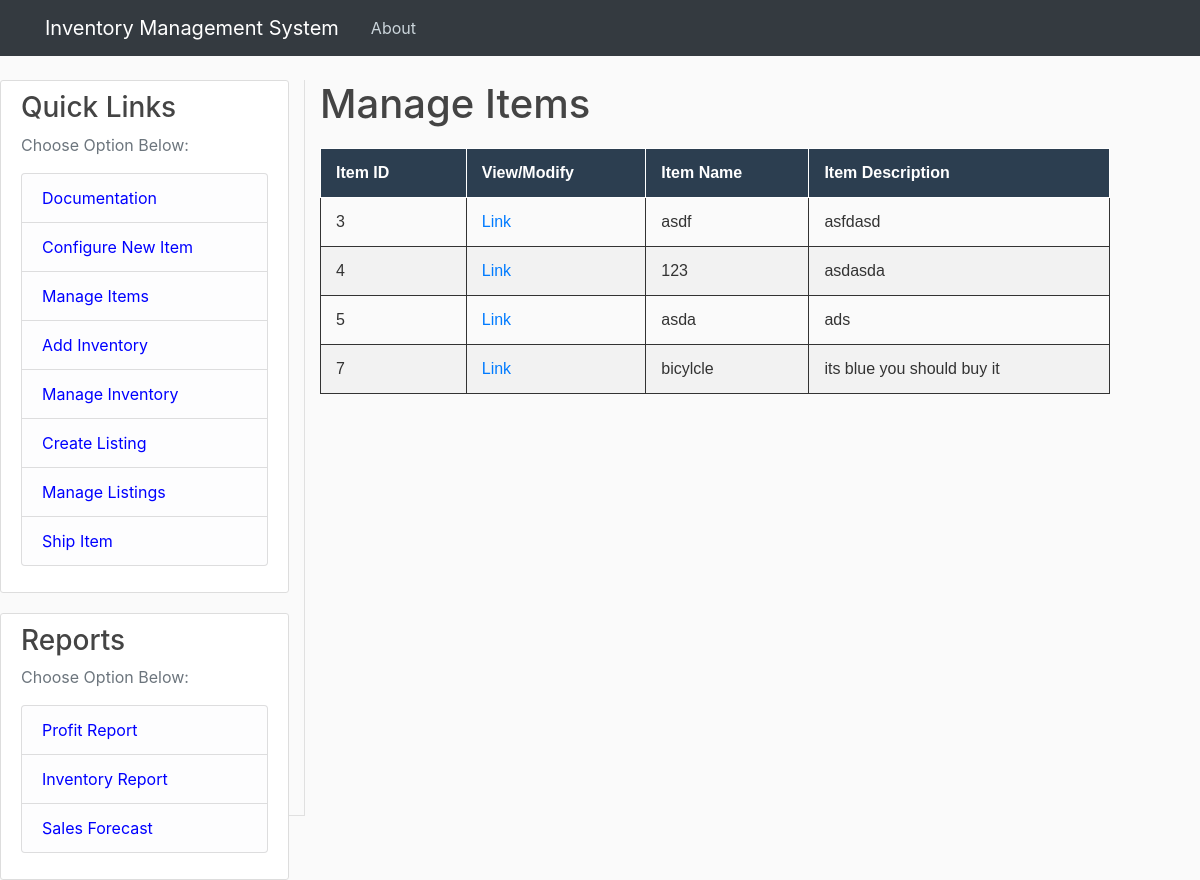
The page /items_list on the database as committed earlier.
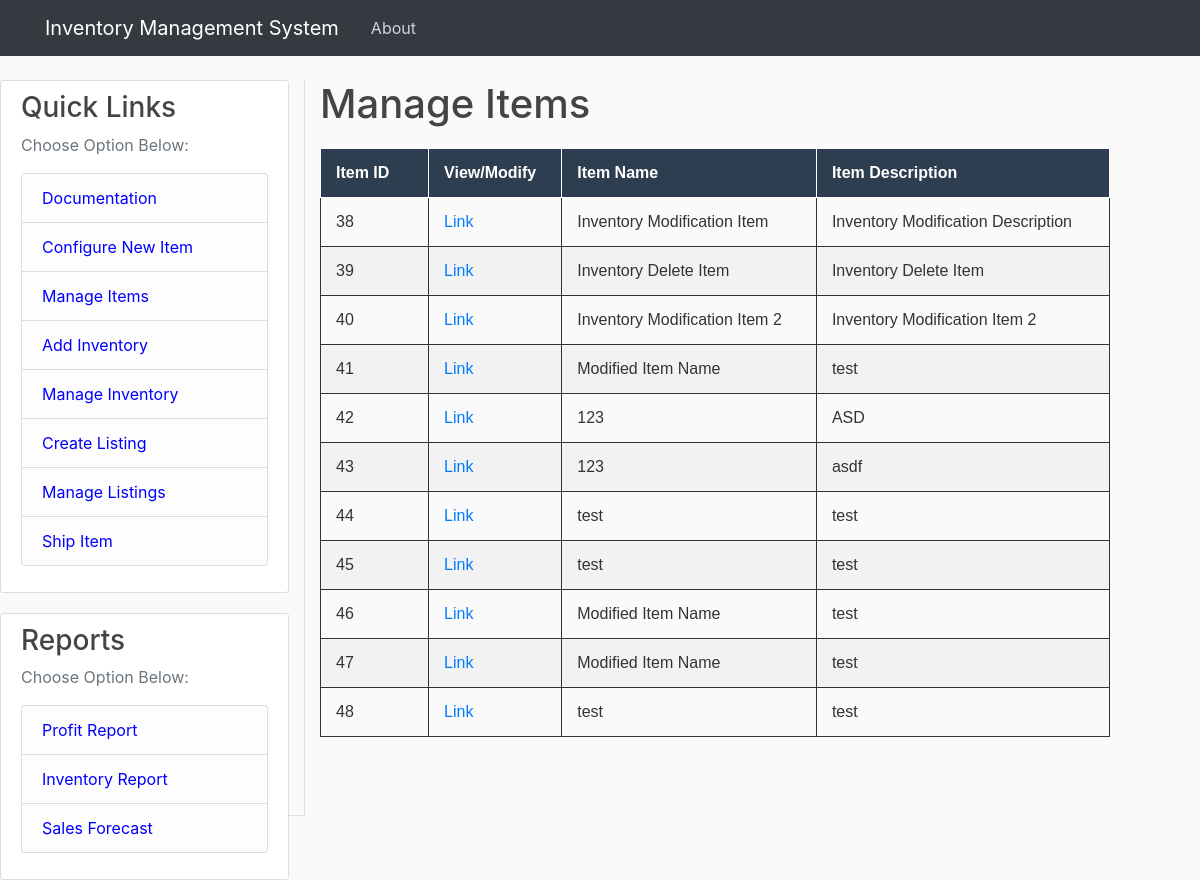
The same page on the database as committed later.
### tables this page shows
CREATE TABLE items (
	item_id INTEGER NOT NULL PRIMARY KEY AUTOINCREMENT,
	item_name TEXT,
	item_description TEXT
);

### inventoryWebApp.py (the view)
@app.route("/items_list", methods=['GET', 'POST'])
def items_list():
    items = get_items()
    return render_template('items_list.html', json_data=items)

### inventoryDbFunctions.py (called while the page is built)
def create_connection(db_file=None):
    if db_file:
        print(db_file)
    else:
        db_file = prod_db_file
    conn2 = sqlite3.connect(db_file)
    return conn2

def get_items(item_id=0, db_file=None):
    items = []
    try:
        conn = create_connection(db_file)
        conn.row_factory = sqlite3.Row
        cur = conn.cursor()
        if item_id == 0:
            cur.execute("SELECT * FROM ITEMS")
        else:
            id_str = str(item_id)
            cur.execute("SELECT * FROM ITEMS WHERE item_id = " + id_str)
        rows = cur.fetchall()
        for i in rows:
            item = {}
            item["item_id"] = i["item_id"]
            item["item_name"] = i["item_name"]
            item["item_description"] = i["item_description"]
            items.append(item)
        conn.close()
    except:
        print("Error in get_items function")
    return items

### templates/items_list.html (shortened to what this page needs)
{% extends "layout.html" %}
{% block content %}
<body>
  <h1> Manage Items</h1>
  <table border = "1">
    <thread>
      <tr>
        <th style = "border:solid 1px;"> Item ID</th>
        <th style = "border:solid 1px;"> View/Modify</th>
        <th style = "border:solid 1px;"> Item Name</th>
        <th style = "border:solid 1px;"> Item Description</th>
      </tr>
    </thread>
    <tbody>
      {% for entry in json_data %}
        <tr>
          <td style = "min-width: 100px; max-width:300px;">{{ entry.item_id }}</td>
          <td style = "min-width: 100px; max-width:300px;"><a href="{{ url_for('new_item', index = entry.item_id) }}">Link</a></td>
          <td style = "min-width: 100px; max-width:300px;">{{ entry.item_name }}</td>
          <td style = "min-width: 100px; max-width:300px;">{{ entry.item_description }}</td>
        </tr>
      {% endfor %}
    </tbody>
  </table>
</body>
{% endblock %}

Rows that differ between the two databases and show on the page:
removed items: item_id "3", item_name "asdf", item_description "asfdasd"
removed items: item_id "4", item_name "123", item_description "asdasda"
removed items: item_id "5", item_name "asda", item_description "ads"
removed items: item_id "7", item_name "bicylcle", item_description "its blue you should buy it"
added items: item_id "38", item_name "Inventory Modification Item", item_description "Inventory Modification Description"
added items: item_id "39", item_name "Inventory Delete Item", item_description "Inventory Delete Item"
added items: item_id "40", item_name "Inventory Modification Item 2", item_description "Inventory Modification Item 2"
added items: item_id "41", item_name "Modified Item Name", item_description "test"
added items: item_id "42", item_name "123", item_description "ASD"
added items: item_id "43", item_name "123", item_description "asdf"
added items: item_id "44", item_name "test", item_description "test"
added items: item_id "45", item_name "test", item_description "test"
added items: item_id "46", item_name "Modified Item Name", item_description "test"
added items: item_id "47", item_name "Modified Item Name", item_description "test"
added items: item_id "48", item_name "test", item_description "test"
